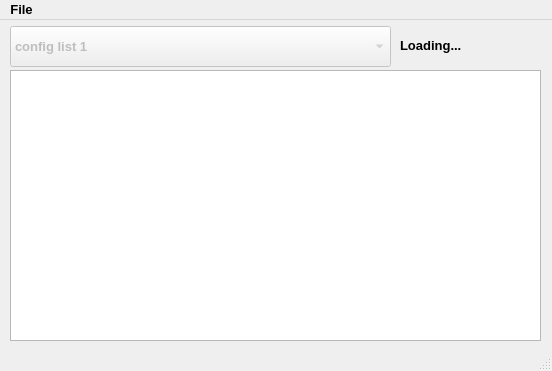
<?xml version="1.0" encoding="UTF-8"?>
<ui version="4.0">
 <class>MainWindow</class>
 <widget class="QMainWindow" name="MainWindow">
  <property name="geometry">
   <rect>
    <x>0</x>
    <y>0</y>
    <width>552</width>
    <height>371</height>
   </rect>
  </property>
  <property name="font">
   <font>
    <pointsize>10</pointsize>
    <weight>75</weight>
    <bold>true</bold>
   </font>
  </property>
  <property name="windowTitle">
   <string>MainWindow</string>
  </property>
  <widget class="QWidget" name="centralwidget">
   <widget class="QTextBrowser" name="text_box">
    <property name="geometry">
     <rect>
      <x>10</x>
      <y>50</y>
      <width>531</width>
      <height>271</height>
     </rect>
    </property>
   </widget>
   <widget class="QComboBox" name="list">
    <property name="enabled">
     <bool>false</bool>
    </property>
    <property name="geometry">
     <rect>
      <x>10</x>
      <y>6</y>
      <width>381</width>
      <height>41</height>
     </rect>
    </property>
    <property name="editable">
     <bool>false</bool>
    </property>
    <property name="currentText">
     <string>config list 1</string>
    </property>
    <item>
     <property name="text">
      <string>config list 1</string>
     </property>
    </item>
    <item>
     <property name="text">
      <string>config list 2</string>
     </property>
    </item>
    <item>
     <property name="text">
      <string>config list 3</string>
     </property>
    </item>
    <item>
     <property name="text">
      <string>config list 4</string>
     </property>
    </item>
    <item>
     <property name="text">
      <string>config list 5</string>
     </property>
    </item>
    <item>
     <property name="text">
      <string>config list 6</string>
     </property>
    </item>
    <item>
     <property name="text">
      <string>config list 7</string>
     </property>
    </item>
   </widget>
   <widget class="QLabel" name="label">
    <property name="geometry">
     <rect>
      <x>400</x>
      <y>10</y>
      <width>141</width>
      <height>31</height>
     </rect>
    </property>
    <property name="font">
     <font>
      <pointsize>10</pointsize>
      <weight>75</weight>
      <bold>true</bold>
     </font>
    </property>
    <property name="text">
     <string>Loading...</string>
    </property>
   </widget>
  </widget>
  <widget class="QMenuBar" name="menubar">
   <property name="geometry">
    <rect>
     <x>0</x>
     <y>0</y>
     <width>552</width>
     <height>24</height>
    </rect>
   </property>
   <widget class="QMenu" name="menuFile">
    <property name="title">
     <string>File</string>
    </property>
    <addaction name="actionSave"/>
   </widget>
   <addaction name="menuFile"/>
  </widget>
  <widget class="QStatusBar" name="statusbar"/>
  <action name="actionSave">
   <property name="text">
    <string>Save</string>
   </property>
   <property name="shortcut">
    <string>Ctrl+S</string>
   </property>
  </action>
 </widget>
 <resources/>
 <connections/>
</ui>
